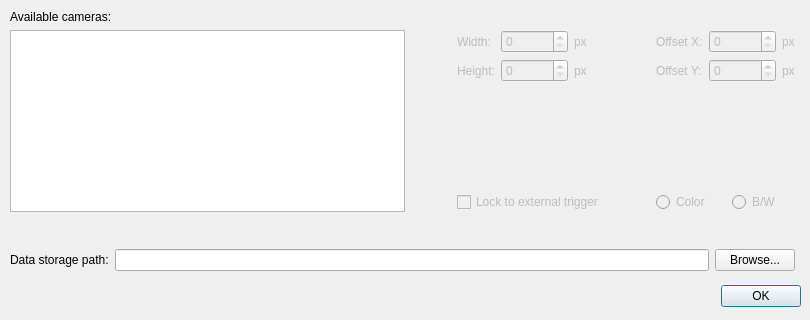
<?xml version="1.0" encoding="UTF-8"?>
<ui version="4.0">
 <class>SettingsDialog</class>
 <widget class="QDialog" name="SettingsDialog">
  <property name="geometry">
   <rect>
    <x>0</x>
    <y>0</y>
    <width>810</width>
    <height>320</height>
   </rect>
  </property>
  <property name="minimumSize">
   <size>
    <width>810</width>
    <height>320</height>
   </size>
  </property>
  <property name="maximumSize">
   <size>
    <width>810</width>
    <height>320</height>
   </size>
  </property>
  <property name="windowTitle">
   <string>Settings</string>
  </property>
  <property name="modal">
   <bool>true</bool>
  </property>
  <widget class="QDialogButtonBox" name="buttonBox">
   <property name="geometry">
    <rect>
     <x>710</x>
     <y>280</y>
     <width>91</width>
     <height>32</height>
    </rect>
   </property>
   <property name="orientation">
    <enum>Qt::Horizontal</enum>
   </property>
   <property name="standardButtons">
    <set>QDialogButtonBox::Ok</set>
   </property>
  </widget>
  <widget class="QWidget" name="gridLayoutWidget">
   <property name="geometry">
    <rect>
     <x>10</x>
     <y>10</y>
     <width>791</width>
     <height>261</height>
    </rect>
   </property>
   <layout class="QGridLayout" name="gridLayout">
    <item row="2" column="6">
     <widget class="QLabel" name="offsetYLabel">
      <property name="enabled">
       <bool>false</bool>
      </property>
      <property name="text">
       <string>Offset Y:</string>
      </property>
     </widget>
    </item>
    <item row="1" column="7">
     <widget class="MultipleOfEightSpinBox" name="offsetXSpinBox">
      <property name="enabled">
       <bool>false</bool>
      </property>
      <property name="maximum">
       <number>100000</number>
      </property>
     </widget>
    </item>
    <item row="5" column="2">
     <spacer name="verticalSpacer">
      <property name="orientation">
       <enum>Qt::Vertical</enum>
      </property>
      <property name="sizeHint" stdset="0">
       <size>
        <width>20</width>
        <height>40</height>
       </size>
      </property>
     </spacer>
    </item>
    <item row="1" column="4">
     <widget class="QLabel" name="widthLabelPx">
      <property name="enabled">
       <bool>false</bool>
      </property>
      <property name="text">
       <string>px</string>
      </property>
     </widget>
    </item>
    <item row="1" column="1">
     <spacer name="horizontalSpacer_2">
      <property name="orientation">
       <enum>Qt::Horizontal</enum>
      </property>
      <property name="sizeType">
       <enum>QSizePolicy::Fixed</enum>
      </property>
      <property name="sizeHint" stdset="0">
       <size>
        <width>40</width>
        <height>20</height>
       </size>
      </property>
     </spacer>
    </item>
    <item row="2" column="3">
     <widget class="MultipleOfEightSpinBox" name="heightSpinBox">
      <property name="enabled">
       <bool>false</bool>
      </property>
      <property name="maximum">
       <number>100000</number>
      </property>
     </widget>
    </item>
    <item row="1" column="6">
     <widget class="QLabel" name="offsetXLabel">
      <property name="enabled">
       <bool>false</bool>
      </property>
      <property name="text">
       <string>Offset X:</string>
      </property>
     </widget>
    </item>
    <item row="1" column="5">
     <spacer name="horizontalSpacer">
      <property name="orientation">
       <enum>Qt::Horizontal</enum>
      </property>
      <property name="sizeType">
       <enum>QSizePolicy::Fixed</enum>
      </property>
      <property name="sizeHint" stdset="0">
       <size>
        <width>40</width>
        <height>20</height>
       </size>
      </property>
     </spacer>
    </item>
    <item row="4" column="6" colspan="4">
     <layout class="QHBoxLayout" name="horizontalLayout">
      <item>
       <widget class="QRadioButton" name="colorRadioButton">
        <property name="enabled">
         <bool>false</bool>
        </property>
        <property name="text">
         <string>Color</string>
        </property>
        <attribute name="buttonGroup">
         <string notr="true">colorButtonGroup</string>
        </attribute>
       </widget>
      </item>
      <item>
       <widget class="QRadioButton" name="bwRadioButton">
        <property name="enabled">
         <bool>false</bool>
        </property>
        <property name="text">
         <string>B/W</string>
        </property>
        <attribute name="buttonGroup">
         <string notr="true">colorButtonGroup</string>
        </attribute>
       </widget>
      </item>
     </layout>
    </item>
    <item row="1" column="8">
     <widget class="QLabel" name="offsetXLabelPx">
      <property name="enabled">
       <bool>false</bool>
      </property>
      <property name="text">
       <string>px</string>
      </property>
     </widget>
    </item>
    <item row="2" column="8">
     <widget class="QLabel" name="offsetYLabelPx">
      <property name="enabled">
       <bool>false</bool>
      </property>
      <property name="text">
       <string>px</string>
      </property>
     </widget>
    </item>
    <item row="4" column="2" colspan="3">
     <widget class="QCheckBox" name="lockCheckBox">
      <property name="enabled">
       <bool>false</bool>
      </property>
      <property name="text">
       <string>Lock to external trigger</string>
      </property>
     </widget>
    </item>
    <item row="0" column="0">
     <widget class="QLabel" name="camerasLabel">
      <property name="text">
       <string>Available cameras:</string>
      </property>
     </widget>
    </item>
    <item row="2" column="4">
     <widget class="QLabel" name="heightLabelPx">
      <property name="enabled">
       <bool>false</bool>
      </property>
      <property name="text">
       <string>px</string>
      </property>
     </widget>
    </item>
    <item row="1" column="2">
     <widget class="QLabel" name="widthLabel">
      <property name="enabled">
       <bool>false</bool>
      </property>
      <property name="text">
       <string>Width:</string>
      </property>
     </widget>
    </item>
    <item row="1" column="0" rowspan="4">
     <widget class="QListWidget" name="camerasList">
      <property name="selectionBehavior">
       <enum>QAbstractItemView::SelectRows</enum>
      </property>
     </widget>
    </item>
    <item row="3" column="2">
     <spacer name="verticalSpacer_2">
      <property name="orientation">
       <enum>Qt::Vertical</enum>
      </property>
      <property name="sizeType">
       <enum>QSizePolicy::Fixed</enum>
      </property>
      <property name="sizeHint" stdset="0">
       <size>
        <width>20</width>
        <height>40</height>
       </size>
      </property>
     </spacer>
    </item>
    <item row="2" column="7">
     <widget class="MultipleOfEightSpinBox" name="offsetYSpinBox">
      <property name="enabled">
       <bool>false</bool>
      </property>
      <property name="maximum">
       <number>100000</number>
      </property>
     </widget>
    </item>
    <item row="2" column="2">
     <widget class="QLabel" name="heightLabel">
      <property name="enabled">
       <bool>false</bool>
      </property>
      <property name="text">
       <string>Height:</string>
      </property>
     </widget>
    </item>
    <item row="1" column="3">
     <widget class="MultipleOfEightSpinBox" name="widthSpinBox">
      <property name="enabled">
       <bool>false</bool>
      </property>
      <property name="maximum">
       <number>100000</number>
      </property>
     </widget>
    </item>
    <item row="6" column="0" colspan="9">
     <layout class="QHBoxLayout" name="horizontalLayout_2">
      <item>
       <widget class="QLabel" name="folderLabel">
        <property name="text">
         <string>Data storage path:</string>
        </property>
       </widget>
      </item>
      <item>
       <widget class="QLineEdit" name="pathEdit">
        <property name="readOnly">
         <bool>true</bool>
        </property>
       </widget>
      </item>
      <item>
       <widget class="QPushButton" name="browseButton">
        <property name="text">
         <string>Browse...</string>
        </property>
       </widget>
      </item>
     </layout>
    </item>
   </layout>
  </widget>
 </widget>
 <customwidgets>
  <customwidget>
   <class>MultipleOfEightSpinBox</class>
   <extends>QSpinBox</extends>
   <header>multipleofeightspinbox.h</header>
  </customwidget>
 </customwidgets>
 <resources/>
 <connections>
  <connection>
   <sender>buttonBox</sender>
   <signal>accepted()</signal>
   <receiver>SettingsDialog</receiver>
   <slot>accept()</slot>
   <hints>
    <hint type="sourcelabel">
     <x>248</x>
     <y>254</y>
    </hint>
    <hint type="destinationlabel">
     <x>157</x>
     <y>274</y>
    </hint>
   </hints>
  </connection>
  <connection>
   <sender>camerasList</sender>
   <signal>itemSelectionChanged()</signal>
   <receiver>SettingsDialog</receiver>
   <slot>onCamSelectionChanged()</slot>
   <hints>
    <hint type="sourcelabel">
     <x>235</x>
     <y>125</y>
    </hint>
    <hint type="destinationlabel">
     <x>409</x>
     <y>206</y>
    </hint>
   </hints>
  </connection>
  <connection>
   <sender>widthSpinBox</sender>
   <signal>valueChanged(int)</signal>
   <receiver>SettingsDialog</receiver>
   <slot>onWidthChanged(int)</slot>
   <hints>
    <hint type="sourcelabel">
     <x>484</x>
     <y>48</y>
    </hint>
    <hint type="destinationlabel">
     <x>409</x>
     <y>206</y>
    </hint>
   </hints>
  </connection>
  <connection>
   <sender>offsetXSpinBox</sender>
   <signal>valueChanged(int)</signal>
   <receiver>SettingsDialog</receiver>
   <slot>onOffsetXChanged(int)</slot>
   <hints>
    <hint type="sourcelabel">
     <x>731</x>
     <y>48</y>
    </hint>
    <hint type="destinationlabel">
     <x>409</x>
     <y>206</y>
    </hint>
   </hints>
  </connection>
  <connection>
   <sender>offsetYSpinBox</sender>
   <signal>valueChanged(int)</signal>
   <receiver>SettingsDialog</receiver>
   <slot>onOffsetYChanged(int)</slot>
   <hints>
    <hint type="sourcelabel">
     <x>731</x>
     <y>81</y>
    </hint>
    <hint type="destinationlabel">
     <x>409</x>
     <y>206</y>
    </hint>
   </hints>
  </connection>
  <connection>
   <sender>heightSpinBox</sender>
   <signal>valueChanged(int)</signal>
   <receiver>SettingsDialog</receiver>
   <slot>onHeightChanged(int)</slot>
   <hints>
    <hint type="sourcelabel">
     <x>484</x>
     <y>81</y>
    </hint>
    <hint type="destinationlabel">
     <x>409</x>
     <y>206</y>
    </hint>
   </hints>
  </connection>
  <connection>
   <sender>lockCheckBox</sender>
   <signal>toggled(bool)</signal>
   <receiver>SettingsDialog</receiver>
   <slot>onLockToggled(bool)</slot>
   <hints>
    <hint type="sourcelabel">
     <x>481</x>
     <y>159</y>
    </hint>
    <hint type="destinationlabel">
     <x>409</x>
     <y>206</y>
    </hint>
   </hints>
  </connection>
  <connection>
   <sender>colorRadioButton</sender>
   <signal>toggled(bool)</signal>
   <receiver>SettingsDialog</receiver>
   <slot>onColorToggled(bool)</slot>
   <hints>
    <hint type="sourcelabel">
     <x>668</x>
     <y>159</y>
    </hint>
    <hint type="destinationlabel">
     <x>409</x>
     <y>206</y>
    </hint>
   </hints>
  </connection>
  <connection>
   <sender>browseButton</sender>
   <signal>clicked()</signal>
   <receiver>SettingsDialog</receiver>
   <slot>onBrowse()</slot>
   <hints>
    <hint type="sourcelabel">
     <x>752</x>
     <y>255</y>
    </hint>
    <hint type="destinationlabel">
     <x>404</x>
     <y>159</y>
    </hint>
   </hints>
  </connection>
 </connections>
 <slots>
  <slot>onCamSelectionChanged()</slot>
  <slot>onWidthChanged(int)</slot>
  <slot>onHeightChanged(int)</slot>
  <slot>onOffsetXChanged(int)</slot>
  <slot>onOffsetYChanged(int)</slot>
  <slot>onLockToggled(bool)</slot>
  <slot>onColorToggled(bool)</slot>
  <slot>onBrowse()</slot>
 </slots>
 <buttongroups>
  <buttongroup name="colorButtonGroup"/>
 </buttongroups>
</ui>
